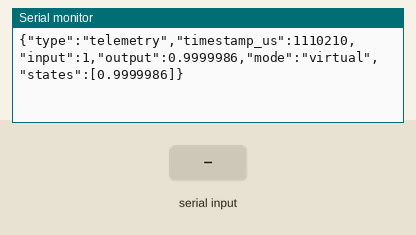
Simulated run of this program. Board: ESP32. On the bench: the last lines printed to the serial monitor. Inputs (shaded band) come from the test bench.

Above: at 1.2 s.
1.3 s: "1\n" received over Serial
At 1.32 s:
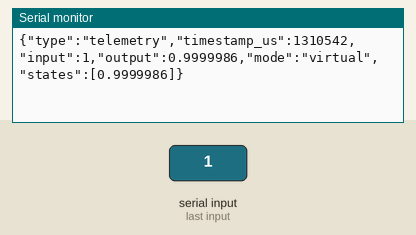
2.8 s: "0\n" received over Serial
At 2.82 s:
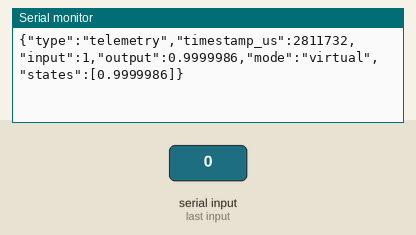
4.3 s: "2\n" received over Serial
Timing chart, 0 to 7.3 s (numbered marks = the images above; inputs shaded):
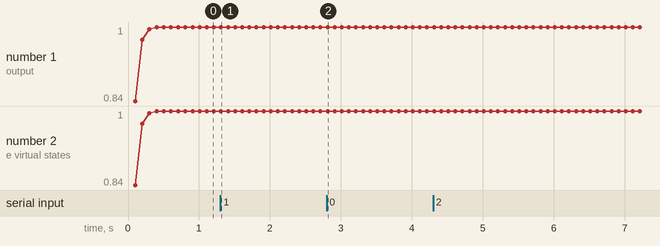

Measured:
- after the input at 1.3 s, the serial monitor: prints a new line at once (image 1)
- after the input at 2.8 s, the serial monitor: prints a new line at once (image 2)

The program:

main.cpp
```cpp
#include <Arduino.h>
#include <math.h>
#include <stdlib.h>
#include <string.h>

#include "firmware_config.h"
#include "plant_model.h"

static float state[MODEL_STATE_COUNT] = {};
static float virtualInput = VIRTUAL_INPUT_VALUE;
static uint32_t nextTickUs = 0;
static uint32_t lastTelemetryUs = 0;
static char commandBuffer[96];
static size_t commandLength = 0;

static void derivative(const float *values, float input, float *result) {
  for (uint8_t row = 0; row < MODEL_STATE_COUNT; ++row) {
    float sum = MODEL_B[row] * input;
    for (uint8_t column = 0; column < MODEL_STATE_COUNT; ++column) {
      sum += MODEL_A[row][column] * values[column];
    }
    result[row] = sum;
  }
}

static bool advancePlant(float input) {
  const float dt = static_cast<float>(SAMPLE_PERIOD_US) / 1000000.0f;
  float k1[MODEL_STATE_COUNT];
  float k2[MODEL_STATE_COUNT];
  float k3[MODEL_STATE_COUNT];
  float k4[MODEL_STATE_COUNT];
  float temporary[MODEL_STATE_COUNT];

  derivative(state, input, k1);
  for (uint8_t index = 0; index < MODEL_STATE_COUNT; ++index) {
    temporary[index] = state[index] + 0.5f * dt * k1[index];
  }
  derivative(temporary, input, k2);
  for (uint8_t index = 0; index < MODEL_STATE_COUNT; ++index) {
    temporary[index] = state[index] + 0.5f * dt * k2[index];
  }
  derivative(temporary, input, k3);
  for (uint8_t index = 0; index < MODEL_STATE_COUNT; ++index) {
    temporary[index] = state[index] + dt * k3[index];
  }
  derivative(temporary, input, k4);
  for (uint8_t index = 0; index < MODEL_STATE_COUNT; ++index) {
    state[index] += (dt / 6.0f) * (k1[index] + 2.0f * k2[index] +
                                   2.0f * k3[index] + k4[index]);
    if (!isfinite(state[index])) {
      return false;
    }
  }
  return true;
}

static float plantOutput(float input) {
  float output = MODEL_D * input;
  for (uint8_t index = 0; index < MODEL_STATE_COUNT; ++index) {
    output += MODEL_C[index] * state[index];
  }
  return output;
}

static float readPlantInput() {
#if MODEL_MODE_VIRTUAL
  return virtualInput;
#else
  const int raw = analogRead(ADC_PIN);
  const float fraction = static_cast<float>(raw) / 4095.0f;
  return INPUT_MIN + fraction * (INPUT_MAX - INPUT_MIN);
#endif
}

static void writePlantOutput(float output) {
#if MODEL_MODE_VIRTUAL
  (void)output;
#else
  if (!IO_CONFIG_VALID) {
    analogWrite(PWM_PIN, 0);
    return;
  }
  const float bounded = fminf(fmaxf(output, OUTPUT_MIN), OUTPUT_MAX);
  const float fraction = (bounded - OUTPUT_MIN) / (OUTPUT_MAX - OUTPUT_MIN);
  analogWrite(PWM_PIN, static_cast<int>(fraction * 255.0f));
#endif
}

static void sendError(const char *message) {
  Serial.print("{\"type\":\"error\",\"message\":\"");
  Serial.print(message);
  Serial.println("\"}");
}

static void sendTelemetry(uint32_t timestampUs, float input, float output) {
  Serial.printf(
      "{\"type\":\"telemetry\",\"timestamp_us\":%lu,\"input\":%.7g,"
      "\"output\":%.7g,\"mode\":\"%s\",\"states\":[",
      static_cast<unsigned long>(timestampUs), input, output,
      MODEL_MODE_VIRTUAL ? "virtual" : "io");
  for (uint8_t index = 0; index < MODEL_STATE_COUNT; ++index) {
    if (index != 0) {
      Serial.print(',');
    }
    Serial.print(state[index], 7);
  }
  Serial.println("]}");
}

static void handleCommand(const char *line) {
#if MODEL_MODE_VIRTUAL
  const char *type = strstr(line, "\"type\"");
  if (type == nullptr) {
    return;
  }
  const char *typeValue = strchr(type, ':');
  if (typeValue == nullptr || strstr(typeValue, "\"set_input\"") == nullptr) {
    return;
  }
  const char *value = strstr(line, "\"value\"");
  if (value == nullptr) {
    sendError("set_input command requires a numeric value");
    return;
  }
  const char *separator = strchr(value, ':');
  if (separator == nullptr) {
    sendError("invalid set_input command");
    return;
  }
  char *end = nullptr;
  const float parsed = strtof(separator + 1, &end);
  if (end == separator + 1 || !isfinite(parsed)) {
    sendError("set_input value must be finite");
    return;
  }
  virtualInput = parsed;
#else
  (void)line;
#endif
}

static void readCommands() {
#if MODEL_MODE_VIRTUAL
  while (Serial.available() > 0) {
    const char character = static_cast<char>(Serial.read());
    if (character == '\n') {
      commandBuffer[commandLength] = '\0';
      handleCommand(commandBuffer);
      commandLength = 0;
    } else if (character != '\r') {
      if (commandLength + 1 < sizeof(commandBuffer)) {
        commandBuffer[commandLength++] = character;
      } else {
        commandLength = 0;
        sendError("serial command exceeded maximum length");
      }
    }
  }
#endif
}

void setup() {
  Serial.begin(115200);
  for (uint8_t index = 0; index < MODEL_STATE_COUNT; ++index) {
    state[index] = MODEL_X0[index];
  }
#if !MODEL_MODE_VIRTUAL
  if (!IO_CONFIG_VALID) {
    sendError("real-I/O configuration is invalid; PWM remains disabled");
    return;
  }
  pinMode(PWM_PIN, OUTPUT);
  analogWrite(PWM_PIN, 0);
  analogReadResolution(12);
#endif
  nextTickUs = micros();
  lastTelemetryUs = nextTickUs;
}

void loop() {
#if !MODEL_MODE_VIRTUAL
  if (!IO_CONFIG_VALID) {
    delay(100);
    return;
  }
#endif
  readCommands();
  const uint32_t now = micros();
  if (static_cast<int32_t>(now - nextTickUs) < 0) {
    return;
  }
  nextTickUs += SAMPLE_PERIOD_US;
  if (static_cast<int32_t>(now - nextTickUs) >=
      static_cast<int32_t>(SAMPLE_PERIOD_US)) {
    nextTickUs = now + SAMPLE_PERIOD_US;
  }

  const float input = readPlantInput();
  if (!advancePlant(input)) {
    for (uint8_t index = 0; index < MODEL_STATE_COUNT; ++index) {
      state[index] = 0.0f;
    }
    writePlantOutput(0.0f);
    sendError("plant state became non-finite; state reset and output stopped");
    return;
  }
  const float output = plantOutput(input);
  if (!isfinite(output)) {
    writePlantOutput(0.0f);
    sendError("plant output became non-finite; output stopped");
    return;
  }
  writePlantOutput(output);
  if (static_cast<uint32_t>(now - lastTelemetryUs) >= TELEMETRY_INTERVAL_US) {
    lastTelemetryUs = now;
    sendTelemetry(now, input, output);
  }
}
```

plant_model.h
```cpp
#pragma once
#include <stdint.h>

static constexpr uint8_t MODEL_STATE_COUNT = 1;
static constexpr float MODEL_A[MODEL_STATE_COUNT][MODEL_STATE_COUNT] = {
    {-20.0f}
};
static constexpr float MODEL_X0[MODEL_STATE_COUNT] = {0.0f};
static constexpr float MODEL_B[MODEL_STATE_COUNT] = {20.0f};
static constexpr float MODEL_C[MODEL_STATE_COUNT] = {1.0f};
static constexpr float MODEL_D = 0.0f;
```

firmware_config.h
```cpp
#pragma once
#include <stdint.h>

#define MODEL_MODE_VIRTUAL 1
#define IO_CONFIG_VALID 0
#define SAMPLE_PERIOD_US 1000UL
#define TELEMETRY_INTERVAL_US 100000UL
#define VIRTUAL_INPUT_VALUE 1.0f
#define ADC_PIN -1
#define PWM_PIN -1
#define INPUT_MIN 0.0f
#define INPUT_MAX 3.3f
#define OUTPUT_MIN 0.0f
#define OUTPUT_MAX 3.3f
```
